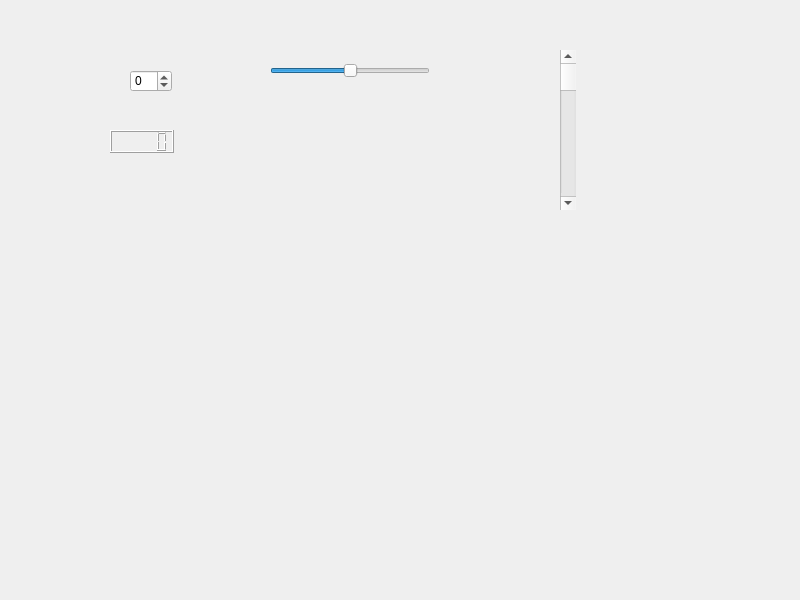
<?xml version="1.0" encoding="UTF-8"?>
<ui version="4.0">
 <class>Widget</class>
 <widget class="QWidget" name="Widget">
  <property name="geometry">
   <rect>
    <x>0</x>
    <y>0</y>
    <width>800</width>
    <height>600</height>
   </rect>
  </property>
  <property name="windowTitle">
   <string>Widget</string>
  </property>
  <widget class="QSpinBox" name="spinBox">
   <property name="geometry">
    <rect>
     <x>130</x>
     <y>70</y>
     <width>42</width>
     <height>22</height>
    </rect>
   </property>
   <property name="minimum">
    <number>-100</number>
   </property>
   <property name="maximum">
    <number>100</number>
   </property>
  </widget>
  <widget class="QSlider" name="horizontalSlider">
   <property name="geometry">
    <rect>
     <x>270</x>
     <y>60</y>
     <width>160</width>
     <height>22</height>
    </rect>
   </property>
   <property name="minimum">
    <number>-100</number>
   </property>
   <property name="maximum">
    <number>100</number>
   </property>
   <property name="orientation">
    <enum>Qt::Orientation::Horizontal</enum>
   </property>
  </widget>
  <widget class="QScrollBar" name="verticalScrollBar">
   <property name="geometry">
    <rect>
     <x>560</x>
     <y>50</y>
     <width>16</width>
     <height>160</height>
    </rect>
   </property>
   <property name="orientation">
    <enum>Qt::Orientation::Vertical</enum>
   </property>
  </widget>
  <widget class="QLCDNumber" name="lcdNumber">
   <property name="geometry">
    <rect>
     <x>110</x>
     <y>130</y>
     <width>64</width>
     <height>23</height>
    </rect>
   </property>
  </widget>
 </widget>
 <resources/>
 <connections>
  <connection>
   <sender>spinBox</sender>
   <signal>valueChanged(int)</signal>
   <receiver>horizontalSlider</receiver>
   <slot>setValue(int)</slot>
   <hints>
    <hint type="sourcelabel">
     <x>137</x>
     <y>80</y>
    </hint>
    <hint type="destinationlabel">
     <x>278</x>
     <y>70</y>
    </hint>
   </hints>
  </connection>
  <connection>
   <sender>horizontalSlider</sender>
   <signal>sliderMoved(int)</signal>
   <receiver>spinBox</receiver>
   <slot>setValue(int)</slot>
   <hints>
    <hint type="sourcelabel">
     <x>358</x>
     <y>64</y>
    </hint>
    <hint type="destinationlabel">
     <x>146</x>
     <y>72</y>
    </hint>
   </hints>
  </connection>
  <connection>
   <sender>spinBox</sender>
   <signal>valueChanged(int)</signal>
   <receiver>lcdNumber</receiver>
   <slot>display(int)</slot>
   <hints>
    <hint type="sourcelabel">
     <x>161</x>
     <y>86</y>
    </hint>
    <hint type="destinationlabel">
     <x>157</x>
     <y>140</y>
    </hint>
   </hints>
  </connection>
 </connections>
</ui>
